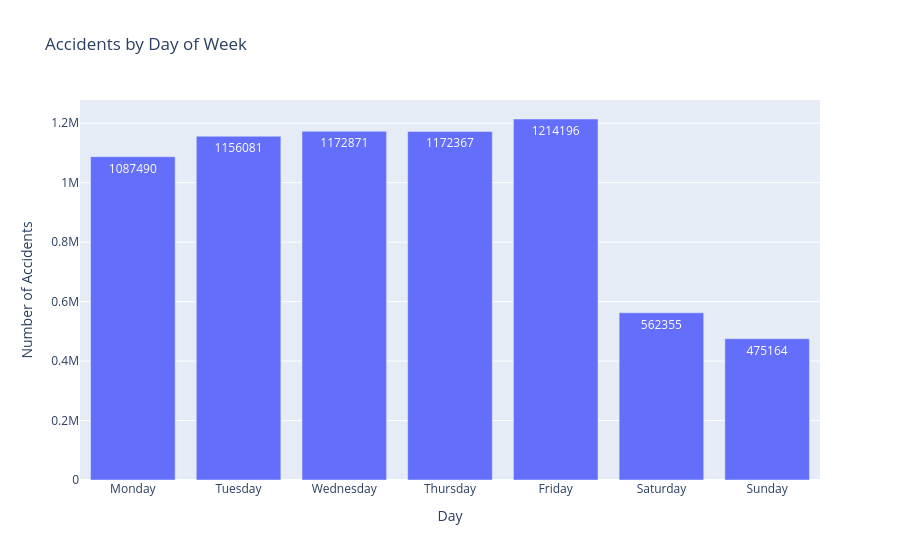

The notebook cell this image was saved under:
### Code cell
# Accidents by Day of Week
day_order = ['Monday', 'Tuesday', 'Wednesday', 'Thursday', 'Friday', 'Saturday', 'Sunday']
daily = df_us['DayOfWeek'].value_counts().reindex(day_order)

fig4 = px.bar(
    x=day_order,
    y=daily.values,
    title='Accidents by Day of Week',
    labels={'x': 'Day', 'y': 'Number of Accidents'},
    text=daily.values,
)

fig4.show()

### Figure 1 — Plotly figure (JSON) as saved in the notebook; plotly's stock layout.template omitted (floating-point values rounded to 4 significant figures)
{"data": [{"hovertemplate": "Day=%{x}<br>Number of Accidents=%{y}<br>text=%{text}<extra></extra>", "legendgroup": "", "marker": {"color": "#636efa", "pattern": {"shape": ""}}, "name": "", "orientation": "v", "showlegend": false, "text": [1087000.0, 1156000.0, 1173000.0, 1172000.0, 1214000.0, 562400.0, 475200.0], "textposition": "auto", "type": "bar", "x": ["Monday", "Tuesday", "Wednesday", "Thursday", "Friday", "Saturday", "Sunday"], "xaxis": "x", "y": [1087490, 1156081, 1172871, 1172367, 1214196, 562355, 475164], "yaxis": "y"}], "layout": {"barmode": "relative", "legend": {"tracegroupgap": 0}, "title": {"text": "Accidents by Day of Week"}, "xaxis": {"anchor": "y", "domain": [0, 1], "title": {"text": "Day"}}, "yaxis": {"anchor": "x", "domain": [0, 1], "title": {"text": "Number of Accidents"}}}}
